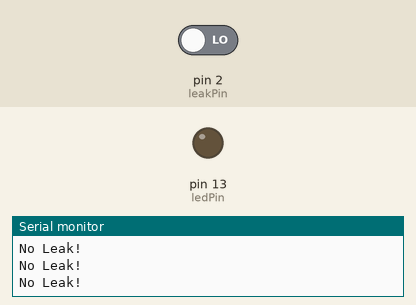
This sketch was run on a simulated Arduino Uno, built with avr-gcc and run on an emulated ATmega328P. Shown: output pins drawn as LEDs (lit = HIGH), the last lines printed to the serial monitor. Inputs (shaded band) come from the test bench; at power-on: pin 2 (leakPin) LOW.

Above: at 6.8 s.
6.9 s: pin 2 (leakPin) driven HIGH
At 10.3 s:
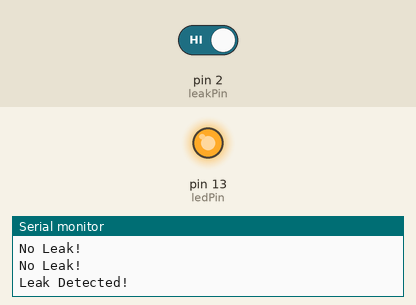
10.8 s: pin 2 (leakPin) driven LOW
At 12.6 s:
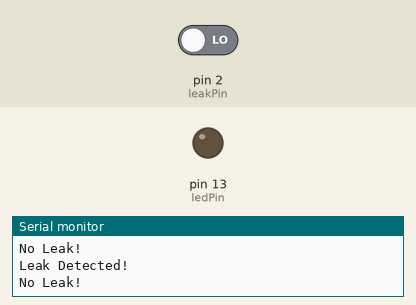
Timing chart, 0 to 14.1 s (numbered marks = the images above; inputs shaded):
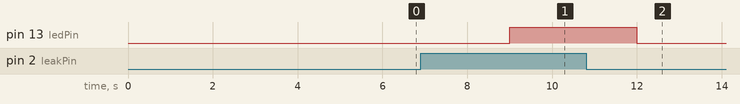

The sketch:

leak.ino
```cpp
int ledPin = 13;  // LED
int leakPin = 2;    // Leak Signal Pin
int leak = 0;      // 0 = Dry , 1 = Leak

void setup() {
  pinMode(ledPin, OUTPUT);
  pinMode(leakPin, INPUT);
  Serial.begin(9600);
  Serial.println("D435 camera box leak sensor");
}

void loop() {
  leak = digitalRead(leakPin);   // Read the Leak Sensor Pin
  digitalWrite(ledPin, leak);  // Sets the LED to the Leak Sensor's Value

  if (leak == 1) {
    Serial.println("Leak Detected!");
  }
  else {
    Serial.println("No Leak!");
  }
   delay(3000);
}
```

Measured:
- after the input at 6.9 s, pin 13 (ledPin): LOW → HIGH after 2.1 s
- after the input at 10.8 s, pin 13 (ledPin): HIGH → LOW after 1.2 s
